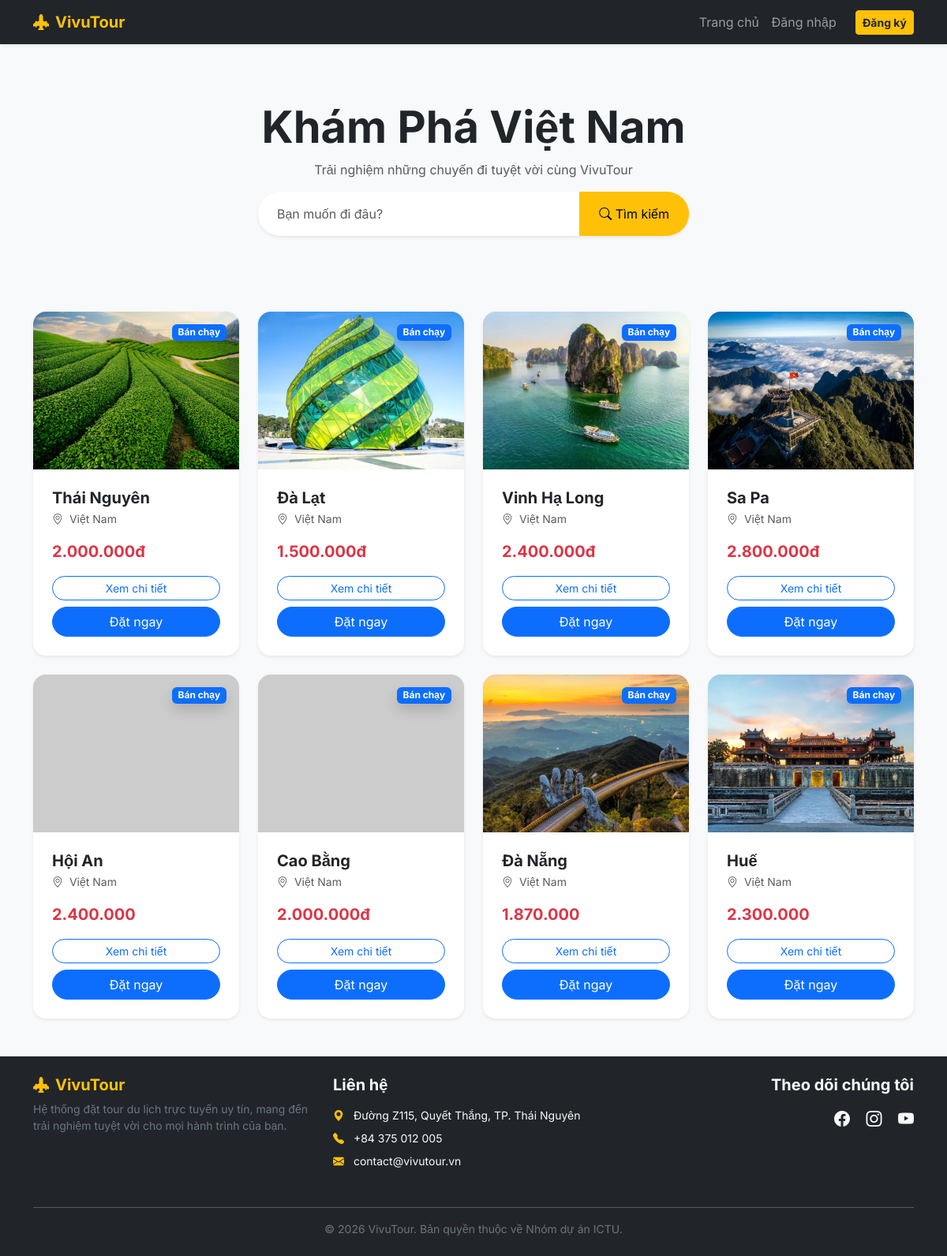
The page / on the database its author committed.
### app.py (models this page shows)
class Tour(db.Model):
    id = db.Column(db.Integer, primary_key=True)
    name = db.Column(db.String(100), nullable=False)
    price = db.Column(db.String(50), nullable=False)
    image = db.Column(db.String(100), nullable=False)
    description = db.Column(db.Text)  # Cột này sẽ chứa nội dung chi tiết

### app.py (the view)
@app.route('/')
def index():
    search_query = request.args.get('search')
    if search_query:
        all_tours = Tour.query.filter(Tour.name.contains(search_query)).all()
    else:
        all_tours = Tour.query.all()
    return render_template('index.html', tours=all_tours, search_query=search_query)

### templates/index.html (shortened to what this page needs)
{% extends "base.html" %}
{% block content %}
    <div class="text-center py-5">
        <h1 class="display-4 fw-bold text-dark mb-2">Khám Phá Việt Nam</h1>
        <p class="text-muted">Trải nghiệm những chuyến đi tuyệt vời cùng VivuTour</p>
        <div class="row justify-content-center mb-5">
            <div class="col-md-6">
                <form action="{{ url_for('index') }}" method="GET" class="input-group shadow-sm rounded-pill overflow-hidden">
                    <input type="text" name="search" class="form-control border-0 py-3 ps-4"
                           placeholder="Bạn muốn đi đâu?" value="{{ search_query or '' }}">
                    <button class="btn btn-warning px-4" type="submit">
                        <i class="bi bi-search"></i> Tìm kiếm
                    </button>
                </form>
            </div>
        </div>
    </div>
    <div class="row g-4">
        {% for tour in tours %}
        <div class="col-md-6 col-lg-3">
            <div class="card h-100 border-0 shadow-sm rounded-4 overflow-hidden tour-card">
                <div class="position-relative">
                    <img src="{{ url_for('static', filename='images/' + tour.image) }}"
                         class="card-img-top"
                         alt="{{ tour.name }}"
                         style="height:200px; object-fit:cover;"
                         onerror="this.src='https://via.placeholder.com/400x250?text=Du+Lịch'">
                    <span class="position-absolute top-0 end-0 m-3 badge bg-primary shadow">Bán chạy</span>
                </div>
                <div class="card-body d-flex flex-column p-4">
                    <h5 class="card-title fw-bold mb-1">
                        <a href="{{ url_for('tour_detail', tour_id=tour.id) }}" class="text-decoration-none text-dark">
                            {{ tour.name }}
                        </a>
                    </h5>
                    <p class="small text-muted mb-3"><i class="bi bi-geo-alt me-1"></i> Việt Nam</p>
                    <div class="mt-auto">
                        <p class="text-danger fw-bold fs-5 mb-3">{{ tour.price }}</p>
                        <div class="d-grid gap-2">
                            <a href="{{ url_for('tour_detail', tour_id=tour.id) }}" class="btn btn-outline-primary rounded-pill btn-sm">Xem chi tiết</a>
                            <a href="{{ url_for('booking', tour_id=tour.id) }}" class="btn btn-primary rounded-pill">Đặt ngay</a>
                        </div>
                    </div>
                </div>
            </div>
        </div>
        {% endfor %}
    </div>
{% endblock %}

### templates/base.html (shortened to what this page needs)
<!DOCTYPE html>
<html lang="vi">
<head>
    <link href="https://cdn.jsdelivr.net/npm/bootstrap@5.3.0/dist/css/bootstrap.min.css" rel="stylesheet">
    <link rel="stylesheet" href="https://cdn.jsdelivr.net/npm/bootstrap-icons@1.11.1/font/bootstrap-icons.css">
</head>
<body>
    <nav class="navbar navbar-expand-lg navbar-dark bg-dark mb-4">
        <div class="container">
            <a class="navbar-brand fw-bold text-warning" href="{{ url_for('index') }}">
                <i class="bi bi-airplane-engines-fill me-2"></i>VivuTour
            </a>
            <div class="collapse navbar-collapse" id="navbarNav">
                <ul class="navbar-nav ms-auto align-items-center">
                    <li class="nav-item"><a class="nav-link" href="{{ url_for('index') }}">Trang chủ</a></li>
                    {% if current_user.is_authenticated %}
                        {% if current_user.email == 'admin@gmail.com' %}
                            <li class="nav-item"><a class="nav-link text-warning" href="{{ url_for('add_tour') }}">Thêm Tour</a></li>
                        {% endif %}
                        <li class="nav-item"><a class="nav-link" href="{{ url_for('profile') }}">Cá nhân</a></li>
                        <li class="nav-item"><a class="btn btn-outline-light btn-sm ms-lg-3" href="{{ url_for('logout') }}">Đăng xuất</a></li>
                    {% else %}
                        <li class="nav-item"><a class="nav-link" href="{{ url_for('login') }}">Đăng nhập</a></li>
                        <li class="nav-item"><a class="btn btn-warning btn-sm ms-lg-3 text-dark fw-bold" href="{{ url_for('register') }}">Đăng ký</a></li>
                    {% endif %}
                </ul>
            </div>
        </div>
    </nav>
    <div class="container">
        {% block content %}{% endblock %}
    </div>
    <footer class="bg-dark text-light py-4 mt-5">
    <div class="container">
        <div class="row">
            <div class="col-md-4 mb-3">
                <h5 class="text-warning fw-bold"><i class="bi bi-airplane-engines-fill me-2"></i>VivuTour</h5>
                <p class="small text-secondary">Hệ thống đặt tour du lịch trực tuyến uy tín, mang đến trải nghiệm tuyệt vời cho mọi hành trình của bạn.</p>
            </div>
            <div class="col-md-4 mb-3">
                <h5 class="fw-bold mb-3">Liên hệ</h5>
                <ul class="list-unstyled">
                    <li class="mb-2 small">
                        <i class="bi bi-geo-alt-fill text-warning me-2"></i>
                        Đường Z115, Quyết Thắng, TP. Thái Nguyên
                    </li>
                    <li class="mb-2 small">
                        <i class="bi bi-telephone-fill text-warning me-2"></i>
                        +84 375 012 005
                    </li>
                    <li class="mb-2 small">
                        <i class="bi bi-envelope-fill text-warning me-2"></i>
                        contact@vivutour.vn
                    </li>
                </ul>
            </div>
            <div class="col-md-4 mb-3 text-md-end">
                <h5 class="fw-bold mb-3">Theo dõi chúng tôi</h5>
                <a href="#" class="text-light me-3 fs-5"><i class="bi bi-facebook"></i></a>
                <a href="#" class="text-light me-3 fs-5"><i class="bi bi-instagram"></i></a>
                <a href="#" class="text-light fs-5"><i class="bi bi-youtube"></i></a>
            </div>
        </div>
        <hr class="bg-secondary">
        <div class="text-center small text-secondary">
            &copy; 2026 VivuTour. Bản quyền thuộc về Nhóm dự án ICTU.
        </div>
    </div>
</footer>
</body>
</html>

### templates/base.html (style rules this page uses)
body { font-family: 'Inter', sans-serif; background-color: #f8f9fa; }
.navbar { box-shadow: 0 2px 4px rgba(0,0,0,.08); }

### rows shown on the page
Tour: image (picture), name "Thái Nguyên", price "2.000.000đ"
Tour: image (picture), name "Đà Lạt", price "1.500.000đ"
Tour: image (picture), name "Vinh Hạ Long", price "2.400.000đ"
Tour: image (picture), name "Sa Pa", price "2.800.000đ"
Tour: name "Hội An", price "2.400.000"
Tour: name "Cao Bằng", price "2.000.000đ"
Tour: image (picture), name "Đà Nẵng", price "1.870.000"
Tour: image (picture), name "Huế", price "2.300.000"
